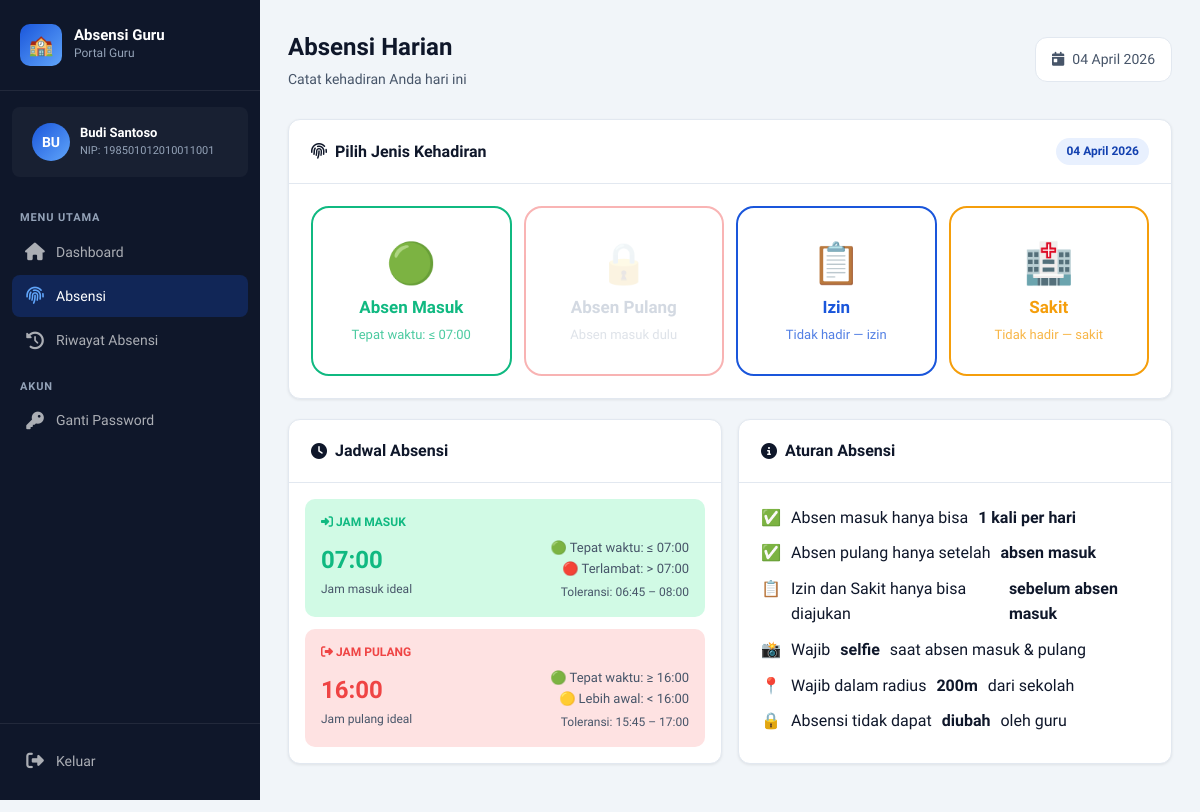
The page /guru/absensi.php (signed in) on the database its author committed.
### tables this page shows
CREATE TABLE IF NOT EXISTS guru (
    id INT AUTO_INCREMENT PRIMARY KEY,
    nama VARCHAR(100) NOT NULL,
    nip VARCHAR(30) NOT NULL UNIQUE,
    sk VARCHAR(50) DEFAULT NULL,
    spmt VARCHAR(100) DEFAULT NULL,
    password VARCHAR(255) NOT NULL,
    created_at TIMESTAMP DEFAULT CURRENT_TIMESTAMP
);

### includes/auth_guru.php (called while the page is built, shortened)
<?php
require_once __DIR__ . '/config.php';
$guru_id = (int)$_SESSION['guru_id'];
$stmt = $conn->prepare("SELECT * FROM guru WHERE id = ?");
$stmt->bind_param("i", $guru_id);
$stmt->execute();
$result = $stmt->get_result();
$guru = $result->fetch_assoc();
?>

### includes/config.php (called while the page is built, shortened)
<?php
function sanitize($conn, $data) {
    return $conn->real_escape_string(trim($data));
}
function getTodayDate() {
    return date('Y-m-d');
}
function formatDate($date) {
    $bulan = ['', 'Januari', 'Februari', 'Maret', 'April', 'Mei', 'Juni',
              'Juli', 'Agustus', 'September', 'Oktober', 'November', 'Desember'];
    $d = explode('-', $date);
    return $d[2] . ' ' . $bulan[(int)$d[1]] . ' ' . $d[0];
}
?>

### guru/absensi.php (the view, shortened to what this page needs)
<?php
require_once '../includes/auth_guru.php';
$today = getTodayDate();
$tgl_target = sanitize($conn, $_GET['tgl'] ?? $today);
$is_past = ($tgl_target !== $today);
$JAM_MASUK_IDEAL  = '07:00';
$JAM_MASUK_MULAI  = '06:45';
$JAM_MASUK_AKHIR  = '08:00';
$JAM_PULANG_IDEAL = '16:00';
$JAM_PULANG_MULAI = '15:45';
$JAM_PULANG_AKHIR = '17:00';
$cekQ    = $conn->query("SELECT * FROM absensi WHERE guru_id = $guru_id AND tanggal = '$tgl_target'");
$absensi = $cekQ->num_rows > 0 ? $cekQ->fetch_assoc() : null;
$status_hari_ini = $absensi['status'] ?? null;
$sudah_masuk     = !empty($absensi['jam_masuk']);
$sudah_pulang    = !empty($absensi['jam_pulang']);
$sudah_izin      = ($status_hari_ini === 'izin');
$sudah_sakit     = ($status_hari_ini === 'sakit');
$sudah_alpha     = ($status_hari_ini === 'alpha');
?>
<!DOCTYPE html>
<html lang="id">
<head>
    <link rel="stylesheet" href="../css/style.css">
    <link rel="stylesheet" href="https://cdnjs.cloudflare.com/ajax/libs/font-awesome/6.5.0/css/all.min.css">
</head>
<body>
<div class="app-layout">
    <aside class="sidebar">
        <div class="sidebar-header">
            <div class="sidebar-brand">
                <div class="brand-icon">🏫</div>
                <div class="brand-text"><h2>Absensi Guru</h2><p>Portal Guru</p></div>
            </div>
        </div>
        <div class="sidebar-user">
            <div class="user-avatar"><?= strtoupper(substr($guru['nama'], 0, 2)) ?></div>
            <div class="user-info">
                <h4><?= htmlspecialchars(explode(',', $guru['nama'])[0]) ?></h4>
                <p>NIP: <?= htmlspecialchars($guru['nip']) ?></p>
            </div>
        </div>
        <nav class="sidebar-nav">
            <div class="nav-section">
                <div class="nav-section-title">Menu Utama</div>
                <a href="dashboard.php" class="nav-item"><i class="fas fa-home nav-icon"></i> Dashboard</a>
                <a href="absensi.php" class="nav-item active"><i class="fas fa-fingerprint nav-icon"></i> Absensi</a>
                <a href="riwayat.php" class="nav-item"><i class="fas fa-history nav-icon"></i> Riwayat Absensi</a>
            </div>
            <div class="nav-section">
                <div class="nav-section-title">Akun</div>
                <a href="ganti_password.php" class="nav-item"><i class="fas fa-key nav-icon"></i> Ganti Password</a>
            </div>
        </nav>
        <div class="sidebar-footer">
            <a href="../logout.php" class="nav-item" onclick="return confirm('Yakin ingin keluar?')">
                <i class="fas fa-sign-out-alt nav-icon"></i> Keluar
            </a>
        </div>
    </aside>
    <main class="main-content">
        <div class="topbar">
            <div class="topbar-left">
                <h1><?= $is_past ? 'Klarifikasi Alpha' : 'Absensi Harian' ?></h1>
                <p><?= $is_past ? 'Pengajuan klarifikasi untuk tanggal lampau' : 'Catat kehadiran Anda hari ini' ?></p>
            </div>
            <div class="topbar-date">
                <i class="fas fa-calendar-day"></i>
                <?= formatDate($tgl_target) ?>
            </div>
        </div>
        <?php if ($sudah_izin || $sudah_sakit): ?>
        <div class="card">
            <div class="card-body" style="text-align:center; padding:40px 20px;">
                <div style="font-size:64px; margin-bottom:16px;"><?= $sudah_izin ? '📋' : '🏥' ?></div>
                <h2 style="font-size:1.375rem; margin-bottom:8px;">
                    Anda tercatat <span style="color:<?= $sudah_izin ? 'var(--primary)' : 'var(--warning)' ?>">
                    <?= $sudah_izin ? 'Izin' : 'Sakit' ?></span> hari ini
                </h2>
                <?php if (!empty($absensi['keterangan'])): ?>
                <p style="color:var(--gray-600); margin-bottom:12px;">
                    Keterangan: <em>"<?= htmlspecialchars($absensi['keterangan']) ?>"</em>
                </p>
                <?php endif; ?>
                <?php if (!empty($absensi['bukti_file'])): ?>
                <?php $buktiExt = strtolower(pathinfo($absensi['bukti_file'], PATHINFO_EXTENSION)); ?>
                <div style="margin-bottom:16px;">
                    <p style="font-size:0.85rem;color:var(--gray-500);margin-bottom:8px;"><i class="fas fa-paperclip"></i> Bukti yang diunggah:</p>
                    <?php if (in_array($buktiExt, ['jpg','jpeg','png'])): ?>
                        <img src="../uploads/bukti/<?= htmlspecialchars($absensi['bukti_file']) ?>"
                             style="max-width:260px;max-height:200px;border-radius:10px;border:2px solid var(--gray-200);object-fit:contain;cursor:pointer;"
                             onclick="this.style.maxWidth=this.style.maxWidth==='100%'?'260px':'100%'">
                        <div style="font-size:0.75rem;color:var(--gray-400);margin-top:4px;">Klik gambar untuk perbesar</div>
                    <?php else: ?>
                        <a href="../uploads/bukti/<?= htmlspecialchars($absensi['bukti_file']) ?>" target="_blank" class="btn btn-outline" style="display:inline-flex;gap:8px;font-size:0.875rem;">
                            <i class="fas fa-file-pdf" style="color:#dc2626;"></i> Lihat Surat / Bukti PDF
                        </a>
                    <?php endif; ?>
                </div>
                <?php endif; ?>
                <a href="dashboard.php" class="btn btn-outline">
                    <i class="fas fa-arrow-left"></i> Kembali ke Dashboard
                </a>
            </div>
        </div>
        <?php else: ?>
        <div class="card">
            <div class="card-header">
                <div class="card-title"><i class="fas fa-fingerprint"></i> Pilih Jenis Kehadiran</div>
                <span class="badge badge-primary"><?= formatDate($today) ?></span>
            </div>
            <div class="card-body">
                <div class="grid-4">
                    <?php if ($sudah_masuk): ?>
                        <div class="absen-big-btn done-masuk" style="cursor:default;">
                            <span class="btn-icon">✅</span>
                            <span class="btn-label" style="color:var(--success);">Sudah Masuk</span>
                            <span class="btn-sub" style="color:var(--success);"><?= formatTime($absensi['jam_masuk']) ?></span>
                            <?php if ($absensi['keterangan_masuk']): ?>
                            <span class="badge <?= $absensi['keterangan_masuk']==='Terlambat'?'badge-danger':'badge-success' ?>" style="font-size:0.7rem;">
                                <?= $absensi['keterangan_masuk'] ?>
                            </span>
                            <?php endif; ?>
                        </div>
                    <?php else: ?>
                        <button type="button" class="absen-big-btn masuk" onclick="bukaModal('masuk')">
                            <span class="btn-icon">🟢</span>
                            <span class="btn-label" style="color:var(--success);">Absen Masuk</span>
                            <span class="btn-sub" style="color:var(--success);">Tepat waktu: ≤ <?= $JAM_MASUK_IDEAL ?></span>
                        </button>
                    <?php endif; ?>
                    <?php if ($sudah_pulang): ?>
                        <div class="absen-big-btn done-pulang" style="cursor:default;">
                            <span class="btn-icon">✅</span>
                            <span class="btn-label" style="color:var(--danger);">Sudah Pulang</span>
                            <span class="btn-sub" style="color:var(--danger);"><?= formatTime($absensi['jam_pulang']) ?></span>
                            <?php if ($absensi['keterangan_pulang']): ?>
                            <span class="badge <?= $absensi['keterangan_pulang']==='Lebih Awal'?'badge-warning':'badge-success' ?>" style="font-size:0.7rem;">
                                <?= $absensi['keterangan_pulang'] ?>
                            </span>
                            <?php endif; ?>
                        </div>
                    <?php elseif (!$sudah_masuk): ?>
                        <button type="button" class="absen-big-btn pulang" disabled>
                            <span class="btn-icon">🔒</span>
                            <span class="btn-label" style="color:var(--gray-400);">Absen Pulang</span>
                            <span class="btn-sub" style="color:var(--gray-400);">Absen masuk dulu</span>
                        </button>
                    <?php endif; ?>
                    <?php if ($sudah_masuk): ?>
                        <button type="button" class="absen-big-btn izin-btn" disabled>
                            <span class="btn-icon">🔒</span>
                            <span class="btn-label" style="color:var(--gray-400);">Izin</span>
                            <span class="btn-sub" style="color:var(--gray-400);">Sudah absen masuk</span>
                        </button>
                    <?php else: ?>
                        <button type="button" class="absen-big-btn izin-btn" onclick="toggleForm('form-izin')">
                            <span class="btn-icon">📋</span>
                            <span class="btn-label" style="color:var(--primary);">Izin</span>
                            <span class="btn-sub" style="color:var(--primary);">Tidak hadir — izin</span>
                        </button>
                    <?php endif; ?>
                    <?php if ($sudah_masuk): ?>
                        <button type="button" class="absen-big-btn sakit-btn" disabled>
                            <span class="btn-icon">🔒</span>
                            <span class="btn-label" style="color:var(--gray-400);">Sakit</span>
                            <span class="btn-sub" style="color:var(--gray-400);">Sudah absen masuk</span>
                        </button>
                    <?php else: ?>
                        <button type="button" class="absen-big-btn sakit-btn" onclick="toggleForm('form-sakit')">
                            <span class="btn-icon">🏥</span>
                            <span class="btn-label" style="color:var(--warning);">Sakit</span>
                            <span class="btn-sub" style="color:var(--warning);">Tidak hadir — sakit</span>
                        </button>
                    <?php endif; ?>
                </div>
            </div>
        </div>
        <div class="grid-2">
            <div class="card">
                <div class="card-header"><div class="card-title"><i class="fas fa-clock"></i> Jadwal Absensi</div></div>
                <div class="card-body" style="padding:16px;">
                    <div style="display:flex;flex-direction:column;gap:12px;">
                        <div style="background:var(--success-light);border-radius:10px;padding:14px 16px;">
                            <div style="font-size:0.75rem;color:var(--success);font-weight:700;text-transform:uppercase;margin-bottom:6px;"><i class="fas fa-sign-in-alt"></i> Jam Masuk</div>
                            <div style="display:flex;justify-content:space-between;align-items:center;flex-wrap:wrap;gap:6px;">
                                <div>
                                    <div style="font-size:1.5rem;font-weight:800;color:var(--success);"><?= $JAM_MASUK_IDEAL ?></div>
                                    <div style="font-size:0.75rem;color:var(--gray-600);">Jam masuk ideal</div>
                                </div>
                                <div style="text-align:right;font-size:0.8125rem;color:var(--gray-600);">
                                    <div>🟢 Tepat waktu: ≤ <?= $JAM_MASUK_IDEAL ?></div>
                                    <div>🔴 Terlambat: > <?= $JAM_MASUK_IDEAL ?></div>
                                    <div style="font-size:0.75rem;margin-top:4px;">Toleransi: <?= $JAM_MASUK_MULAI ?> – <?= $JAM_MASUK_AKHIR ?></div>
                                </div>
                            </div>
                        </div>
                        <div style="background:var(--danger-light);border-radius:10px;padding:14px 16px;">
                            <div style="font-size:0.75rem;color:var(--danger);font-weight:700;text-transform:uppercase;margin-bottom:6px;"><i class="fas fa-sign-out-alt"></i> Jam Pulang</div>
                            <div style="display:flex;justify-content:space-between;align-items:center;flex-wrap:wrap;gap:6px;">
                                <div>
                                    <div style="font-size:1.5rem;font-weight:800;color:var(--danger);"><?= $JAM_PULANG_IDEAL ?></div>
                                    <div style="font-size:0.75rem;color:var(--gray-600);">Jam pulang ideal</div>
                                </div>
                                <div style="text-align:right;font-size:0.8125rem;color:var(--gray-600);">
                                    <div>🟢 Tepat waktu: ≥ <?= $JAM_PULANG_IDEAL ?></div>
                                    <div>🟡 Lebih awal: < <?= $JAM_PULANG_IDEAL ?></div>
                                    <div style="font-size:0.75rem;margin-top:4px;">Toleransi: <?= $JAM_PULANG_MULAI ?> – <?= $JAM_PULANG_AKHIR ?></div>
                                </div>
                            </div>
                        </div>
                    </div>
                </div>
            </div>
            <div class="card">
                <div class="card-header"><div class="card-title"><i class="fas fa-info-circle"></i> Aturan Absensi</div></div>
                <div class="card-body">
                    <ul style="list-style:none;display:flex;flex-direction:column;gap:10px;">
                        <li style="display:flex;gap:10px;"><span style="color:var(--success);">✅</span> Absen masuk hanya bisa <strong>1 kali per hari</strong></li>
                        <li style="display:flex;gap:10px;"><span style="color:var(--success);">✅</span> Absen pulang hanya setelah <strong>absen masuk</strong></li>
                        <li style="display:flex;gap:10px;"><span style="color:var(--primary);">📋</span> Izin dan Sakit hanya bisa diajukan <strong>sebelum absen masuk</strong></li>
                        <li style="display:flex;gap:10px;"><span style="color:var(--primary);">📸</span> Wajib <strong>selfie</strong> saat absen masuk & pulang</li>
                        <li style="display:flex;gap:10px;"><span style="color:var(--primary);">📍</span> Wajib dalam radius <strong><?= RADIUS_METER ?>m</strong> dari sekolah</li>
                        <li style="display:flex;gap:10px;"><span style="color:var(--danger);">🔒</span> Absensi tidak dapat <strong>diubah</strong> oleh guru</li>
                    </ul>
                </div>
            </div>
        </div>
        <?php endif; ?>
    </main>
</div>
</body>
</html>

### guru/absensi.php (style rules this page uses)
.absen-big-btn { display: flex; flex-direction: column; align-items: center; justify-content: center; gap: 10px; padding: 32px 20px; border-radius: 18px; border: 2.5px solid; cursor: pointer; transition: all 0.2s; width: 100%; background: white; text-align: center; }
.absen-big-btn.masuk { border-color: var(--success); }
.absen-big-btn.pulang { border-color: var(--danger); }
.absen-big-btn.izin-btn { border-color: var(--primary); }
.absen-big-btn.sakit-btn { border-color: var(--warning); }
.absen-big-btn:disabled { opacity: 0.4; cursor: not-allowed; }
.absen-big-btn .btn-icon { font-size: 40px; }
.absen-big-btn .btn-label { font-size: 1.0625rem; font-weight: 800; }
.absen-big-btn .btn-sub { font-size: 0.8125rem; opacity: 0.75; }
.grid-4 { display: grid; grid-template-columns: 1fr 1fr 1fr 1fr; gap: 12px; }

### rows shown on the page
guru: nama "BU", nama "Budi Santoso", nip "198501012010011001"

### other values the page prints
formatDate($tgl_target) "04 April 2026"
formatDate($today) "04 April 2026"
$JAM_MASUK_IDEAL "07:00"
$JAM_MASUK_MULAI "06:45"
$JAM_MASUK_AKHIR "08:00"
$JAM_PULANG_IDEAL "16:00"
$JAM_PULANG_MULAI "15:45"
$JAM_PULANG_AKHIR "17:00"
RADIUS_METER "200"
